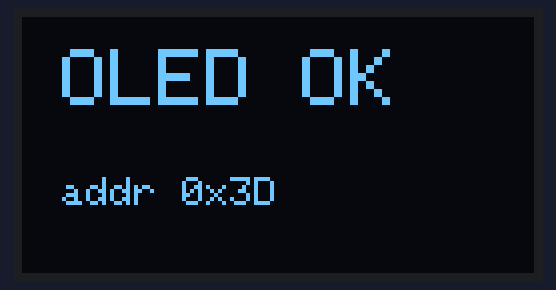
A sketch run on a simulated ESP32. Shown: 128×64 one-colour display. Random numbers use the default seed unless the sketch sets one; what the sketch prints to the serial monitor is not drawn.

Above: at 0.5 s.
At 3.0 s:
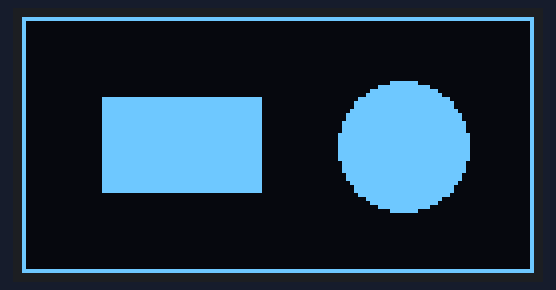
At 5.6 s:
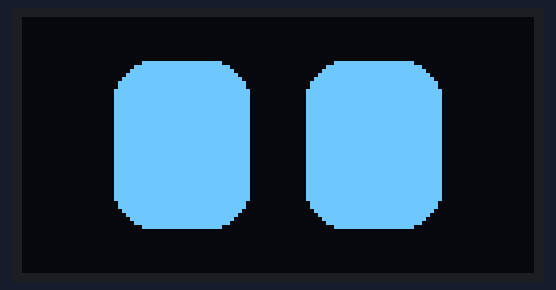
At 37.1 s:
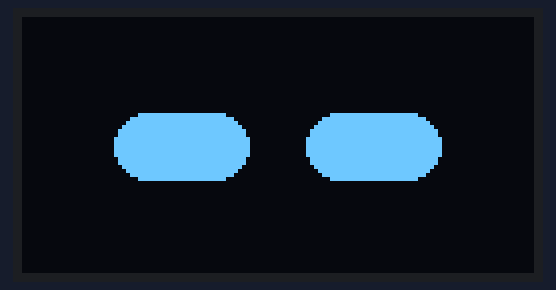

Measured:
- what the display in image 0 shows lasts 2.5 s, from 0.5 s to 3.0 s
- what the display in image 2 shows lasts 4.5 s, from 5.5 s to 10.0 s

The sketch:

Test_OLED.ino
```cpp
// =============================================================
//  Test OLED SSD1306 (I2C) para Lumi
//  Sirve para comprobar que la pantalla funciona y en qué
//  dirección responde (0x3C o 0x3D).
//
//  Conexión:  SDA -> GPIO 8 , SCL -> GPIO 9 , VCC -> 3V3 , GND -> GND
//  Abre el Monitor Serie a 115200 para ver el resultado.
// =============================================================

#include <Wire.h>
#include <Adafruit_GFX.h>
#include <Adafruit_SSD1306.h>

#define OLED_SDA 8
#define OLED_SCL 9
#define OLED_W   128
#define OLED_H   64

Adafruit_SSD1306 display(OLED_W, OLED_H, &Wire, -1);
uint8_t foundAddr = 0;

// Escanea el bus I2C e imprime las direcciones encontradas
uint8_t scanI2C() {
  uint8_t addr = 0;
  Serial.println("Escaneando I2C...");
  for (uint8_t a = 1; a < 127; a++) {
    Wire.beginTransmission(a);
    if (Wire.endTransmission() == 0) {
      Serial.printf("  dispositivo encontrado en 0x%02X\n", a);
      if (a == 0x3C || a == 0x3D) addr = a;   // típicas de la OLED
    }
  }
  if (addr == 0) Serial.println("  (no se encontro ninguna OLED)");
  return addr;
}

void setup() {
  Serial.begin(115200);
  delay(400);
  Serial.println("\n=== Test OLED ===");

  Wire.begin(OLED_SDA, OLED_SCL);
  Wire.setClock(400000);

  foundAddr = scanI2C();
  if (foundAddr == 0) {
    Serial.println("Revisa el cableado: SDA->8, SCL->9, VCC->3V3, GND->GND");
    Serial.println("(prueba tambien intercambiar SDA y SCL)");
    return;
  }

  Serial.printf("Inicializando OLED en 0x%02X...\n", foundAddr);
  if (!display.begin(SSD1306_SWITCHCAPVCC, foundAddr)) {
    Serial.println("display.begin FALLO. Si tu pantalla es SH1106, necesita otra libreria.");
    return;
  }
  Serial.println("OLED OK. Deberias ver texto y formas en la pantalla.");

  // --- Prueba 1: texto ---
  display.clearDisplay();
  display.setTextSize(2);
  display.setTextColor(SSD1306_WHITE);
  display.setCursor(10, 8);
  display.println("OLED OK");
  display.setTextSize(1);
  display.setCursor(10, 40);
  display.printf("addr 0x%02X", foundAddr);
  display.display();
  delay(2500);

  // --- Prueba 2: marco + relleno ---
  display.clearDisplay();
  display.drawRect(0, 0, OLED_W, OLED_H, SSD1306_WHITE);
  display.fillRect(20, 20, 40, 24, SSD1306_WHITE);
  display.fillCircle(95, 32, 16, SSD1306_WHITE);
  display.display();
  delay(2500);
}

// --- Prueba 3: ojos animados (bucle) ---
void loop() {
  if (foundAddr == 0) return;

  static uint32_t last = 0;
  uint32_t now = millis();
  if (now - last < 40) return;
  last = now;

  static uint32_t nextBlink = 3000, blinkStart = 0;
  static bool blinking = false;
  if (!blinking && now > nextBlink) { blinking = true; blinkStart = now; }
  if (blinking && now - blinkStart > 140) { blinking = false; nextBlink = now + random(2500, 5000); }

  int h = 42;
  if (blinking) {
    float p = (now - blinkStart) / 140.0f;
    h = max(4, (int)(42 * fabs(2.0f * p - 1.0f)));
  }

  display.clearDisplay();
  int r = min(10, h / 2);
  display.fillRoundRect(40 - 17, 32 - h / 2, 34, h, r, SSD1306_WHITE);
  display.fillRoundRect(88 - 17, 32 - h / 2, 34, h, r, SSD1306_WHITE);
  display.display();
}
```
